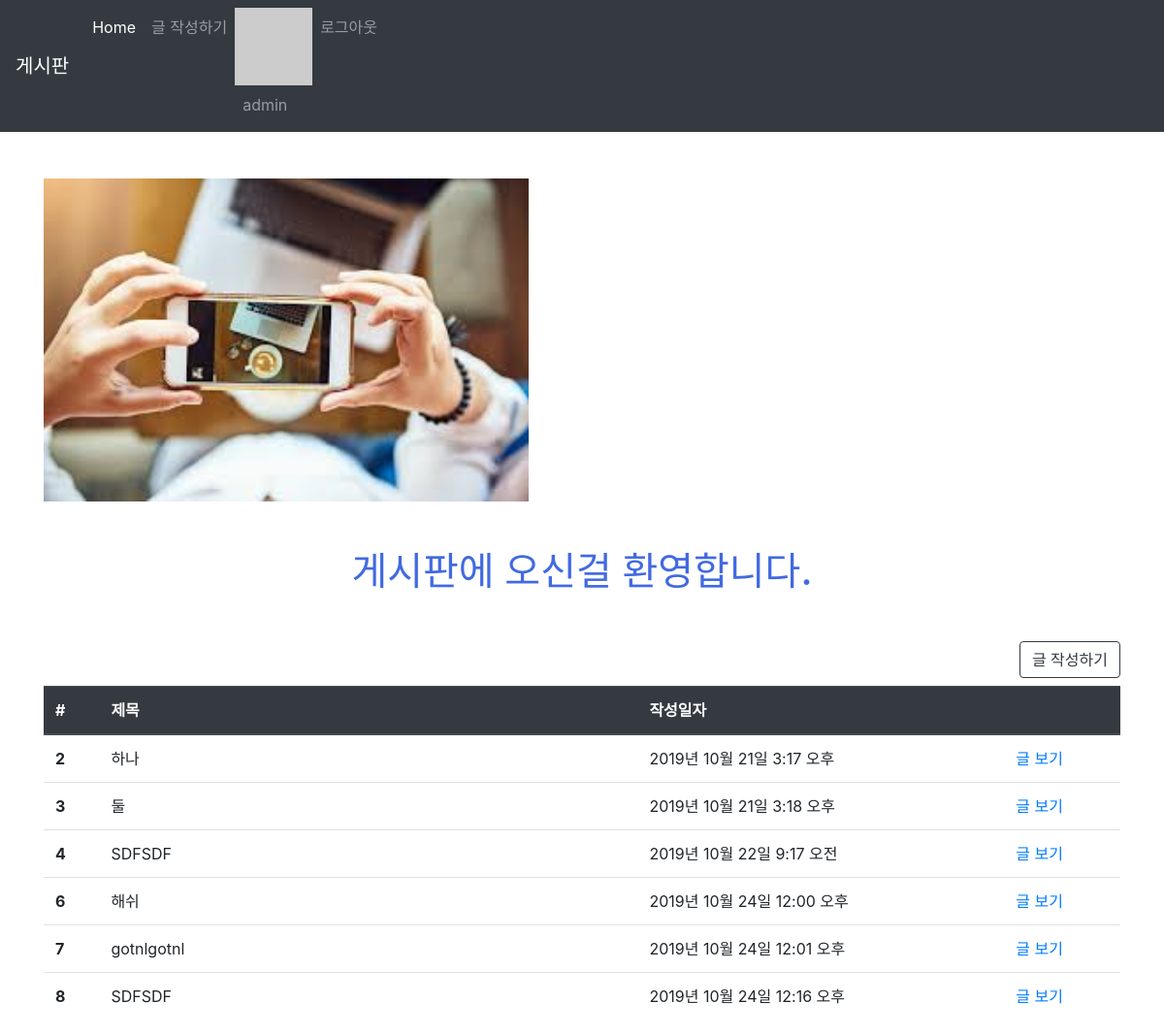
Screenshot of /articles/ (signed in) with the database file from the repository.
### accounts/models.py (models this page shows)
class User(AbstractUser):
    followers = models.ManyToManyField(settings.AUTH_USER_MODEL, related_name='followings', blank=True)

### articles/models.py (models this page shows, shortened)
class Article(models.Model):
    title = models.CharField(max_length=10)
    content = models.TextField()
    image = models.ImageField(blank=True)
    image_thumbnail = ImageSpecField(
        processors=[ResizeToFit(300, 300)],
        format='JPEG',
        options={'quality': 80}
    )
    created_at = models.DateTimeField(auto_now_add=True)
    updated_at = models.DateTimeField(auto_now=True)
    user = models.ForeignKey(settings.AUTH_USER_MODEL, on_delete=models.CASCADE)
    like_users = models.ManyToManyField(settings.AUTH_USER_MODEL, related_name='like_articles', blank=True)
    hashtags = models.ManyToManyField(HashTag, blank=True, related_name='articles')

### articles/views.py (the view)
# urls.py: path('', views.index, name='index'),
@require_GET
def index(request):
    articles = Article.objects.all()
    context = {
        'articles' : articles
    }
    return render(request, 'articles/index.html', context)

### articles/templatetags/gravatar.py (called while the page is built)
@register.filter
def makehash(user):
    email = user.email
    social_user = user.socialaccount_set.all().first()
    if social_user:
        return social_user.extra_data.get('properties').get('profile_image')
    return "https://www.gravatar.com/avatar/" + hashlib.md5(email.strip().lower().encode('utf-8')).hexdigest()

### articles/templates/articles/index.html (shortened to what this page needs)
{% extends 'articles/base.html' %}
{% load static %}
{% block css %}
<link rel="stylesheet" href="{% static 'articles/style.css' %}">
{% endblock %}
{% block body %}
<img src="{% static 'articles/bg.jpg'%}" alt="배경" width="500">
<h1 class="text-center my-5 title"> 게시판에 오신걸 환영합니다.</h1>
{% if user.is_authenticated %}
  <a href="{% url 'articles:create' %}" class="btn btn-outline-dark mb-2" style="float: right">글 작성하기</a>
{% endif%}
<table class="table mt-5">
    <thead class="thead-dark">
    <tr>
      <th scope="col">#</th>
      <th scope="col">제목</th>
      <th scope="col">작성일자</th>
      <th scope="col"></th>
    </tr>
  </thead>
  <tbody>
    {% for article in articles %}
    <tr>
      <th scope="row">
        {{ article.id }}</th>
      <td>
        {{ article.title }}
      </td>
      <td>{{ article.created_at }}</td>
      <td>
          <a href="{% url 'articles:detail' article.pk %}">글 보기</a>
      </td>
    </tr>
    {% endfor %}
  </tbody>
</table>
{% endblock %}

### articles/templates/_navbar.html (shortened to what this page needs)
<nav class="navbar navbar-expand-lg navbar-dark bg-dark">
  <a class="navbar-brand" href="{% url 'articles:index' %}">게시판</a>
  <div class="collapse navbar-collapse" id="navbarNav">
    <ul class="navbar-nav">
      <li class="nav-item active">
        <a class="nav-link" href="{% url 'articles:index' %}">Home <span class="sr-only">(current)</span></a>
      </li>
      {% if user.is_authenticated %}
      <li class="nav-item">
        <a class="nav-link" href="{% url 'articles:create' %}">글 작성하기</a>
      </li>
      <li class="nav-item">
        {% load gravatar %}
        <img src="{{ user|makehash }}" alt="">
        <a class="nav-link" href="{% url 'accounts:profile' user.id %}">{{ user.username }}</a>
      </li>
      <li class="nav-item">
        <a class="nav-link" href="{% url 'accounts:logout' %}">로그아웃</a>
      </li>
      {% endif%}
    </ul>
  </div>
</nav>

### articles/static/articles/style.css (style rules this page uses)
.title { color: royalblue; }

### articles/templates/articles/index.html (style rules this page uses)
tr > th:nth-of-type(2) { width: 50%; }

### rows the page displays
User: username "admin"
Article: id "2", title "하나", created_at "2019년 10월 21일 3:17 오후"
Article: id "3", title "둘", created_at "2019년 10월 21일 3:18 오후"
Article: id "4", title "SDFSDF", created_at "2019년 10월 22일 9:17 오전"
Article: id "6", title "해쉬", created_at "2019년 10월 24일 12:00 오후"
Article: id "7", title "gotnlgotnl", created_at "2019년 10월 24일 12:01 오후"
Article: id "8", title "SDFSDF", created_at "2019년 10월 24일 12:16 오후"
